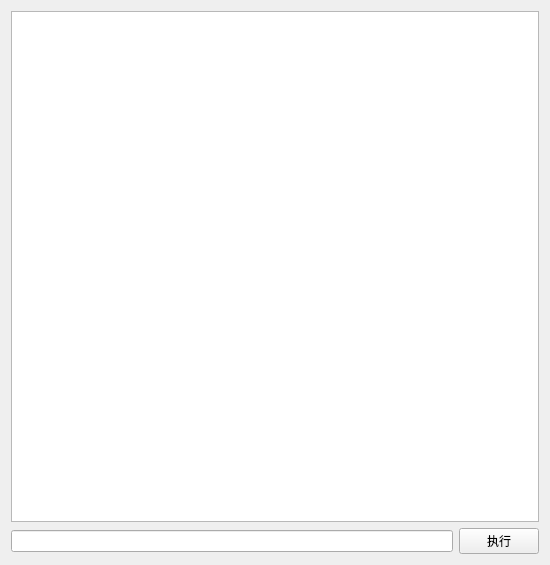
<?xml version="1.0" encoding="UTF-8"?>
<ui version="4.0">
 <class>CMDMnt</class>
 <widget class="QWidget" name="CMDMnt">
  <property name="geometry">
   <rect>
    <x>0</x>
    <y>0</y>
    <width>550</width>
    <height>565</height>
   </rect>
  </property>
  <property name="windowTitle">
   <string>CMD控制端</string>
  </property>
  <layout class="QVBoxLayout" name="verticalLayout">
   <item>
    <widget class="QTextEdit" name="CMDEdit">
     <property name="textInteractionFlags">
      <set>Qt::TextSelectableByMouse</set>
     </property>
    </widget>
   </item>
   <item>
    <layout class="QHBoxLayout" name="horizontalLayout">
     <item>
      <widget class="QLineEdit" name="CMDLine"/>
     </item>
     <item>
      <widget class="QPushButton" name="exctButton">
       <property name="text">
        <string>执行</string>
       </property>
      </widget>
     </item>
    </layout>
   </item>
  </layout>
 </widget>
 <resources/>
 <connections/>
</ui>
